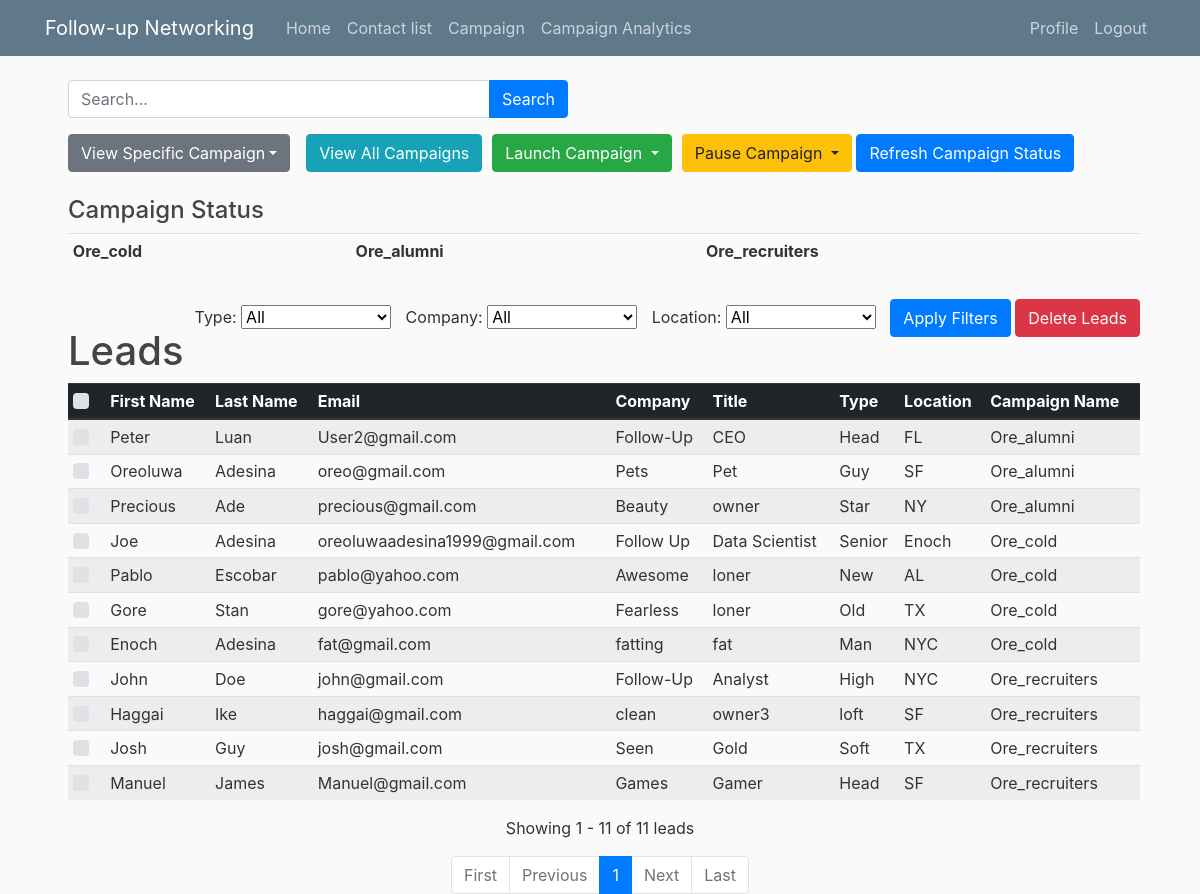
The app's page /campaign/ (signed in), older data.
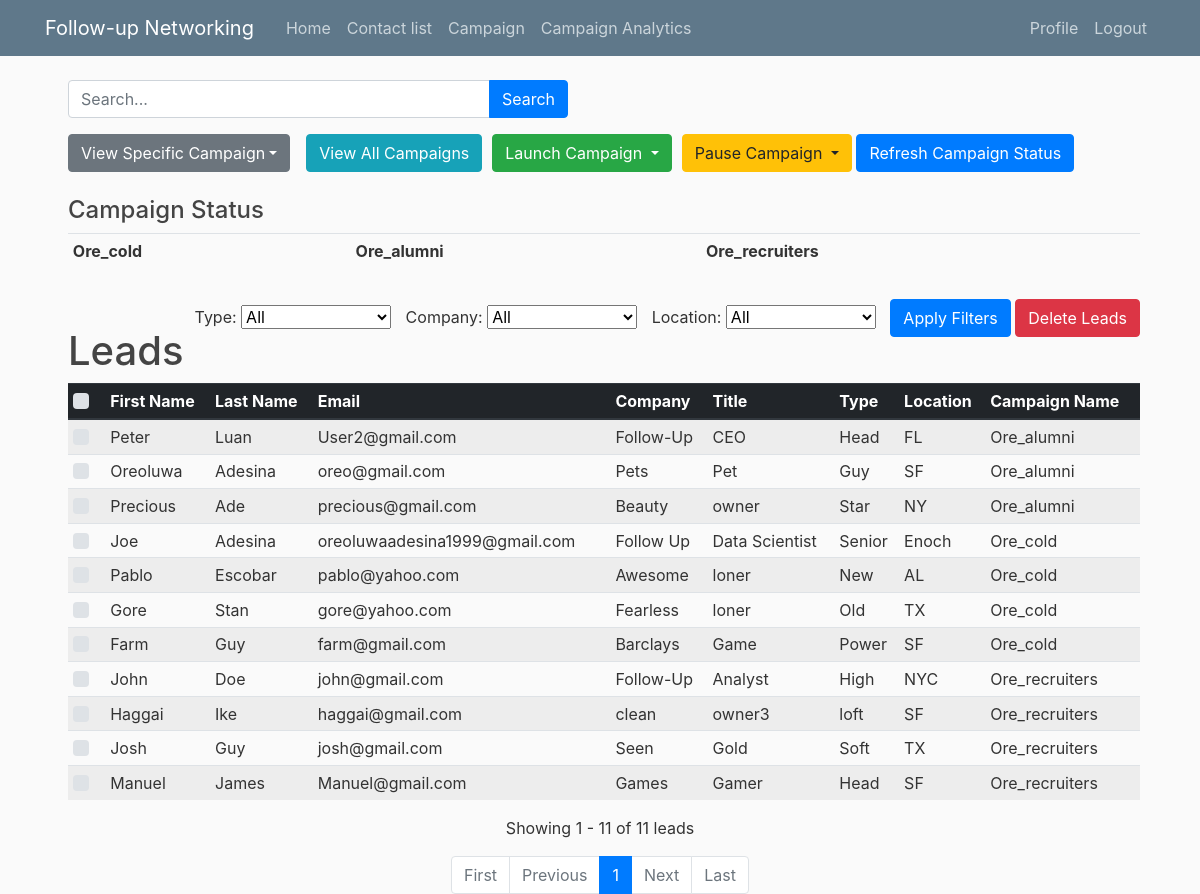
The same page, newer data.
### contacts/models.py (models this page shows, shortened)
class Campaign_Emails(models.Model):
    user = models.ForeignKey(User, on_delete=models.CASCADE, default=1)
    email = models.EmailField()
    first_name = models.CharField(max_length=100, default='')
    last_name = models.CharField(max_length=100, default='')
    company = models.CharField(max_length=100, default='')
    type = models.CharField(max_length=100, default='')
    location = models.CharField(max_length=100, default='None')
    title = models.CharField(max_length=100, default='')
    campaign_name = models.CharField(max_length=255, default='')

### contacts/views.py (the view, shortened to what this page needs)
# urls.py: path('campaign/', views.campaign_page, name='campaign_page'),
@login_required
def campaign_page(request):
    user_campaigns = Campaign.objects.filter(user=request.user)
    type_filter = request.GET.get('typeFilter')
    company_filter = request.GET.get('companyFilter')
    location_filter = request.GET.get('locationFilter')
    campaign_filter = request.GET.get('campaignFilter')
    filter_conditions = Q()
    if type_filter:
        filter_conditions &= Q(type__icontains=type_filter)
    if company_filter:
        filter_conditions &= Q(company__icontains=company_filter)
    if location_filter:
        filter_conditions &= Q(location__icontains=location_filter)
    if campaign_filter:
        filter_conditions &= Q(campaign_name__icontains=campaign_filter)
    search_query = request.GET.get('searchQuery')
    all_campaign_emails = Campaign_Emails.objects.filter(campaign_name__in=user_campaigns.values_list('name', flat=True)).order_by('campaign_name')
    filtered_campaign_emails = all_campaign_emails.filter(filter_conditions)
    items_per_page = 50
    page = request.GET.get('page', 1)
    paginator = Paginator(filtered_campaign_emails, items_per_page)
    try:
        campaign_emails = paginator.page(page)
    except PageNotAnInteger:
        campaign_emails = paginator.page(1)
    except EmptyPage:
        campaign_emails = paginator.page(paginator.num_pages)
    distinct_campaigns = user_campaigns.values_list('name', flat=True).distinct()
    distinct_types = all_campaign_emails.values_list('type', flat=True).distinct()
    distinct_companies = all_campaign_emails.values_list('company', flat=True).distinct()
    distinct_locations = all_campaign_emails.values_list('location', flat=True).distinct()
    filter_params = {
        'typeFilter': type_filter,
        'companyFilter': company_filter,
        'locationFilter': location_filter,
        'campaignFilter': campaign_filter,
        'searchQuery': search_query,
    }
    return render(request, 'campaign.html', {
        'campaign_emails': campaign_emails,
        'distinct_campaigns': distinct_campaigns,
        'distinct_types': distinct_types,
        'distinct_companies': distinct_companies,
        'distinct_locations': distinct_locations,
        'filter_params': filter_params,
    })

### contacts/templates/campaign.html (shortened to what this page needs)
{% extends 'base.html' %}
{% block content %}
<div class="container mt-3">
    <div class="ml-2">
        <form class="form-inline d-inline ml-auto" method="get" action="{% url 'campaign_page' %}">
            <div class="input-group" style="width: 500px;">
                <input type="text" class="form-control" name="searchQuery" id="searchQuery" placeholder="Search...">
                <div class="input-group-append">
                    <button type="submit" class="btn btn-primary">Search</button>
                </div>
            </div>
        </form>
    </div>
</div>
<form method="post" action="{% url 'delete_selected_leads' %}">
    <div class="container mt-3">
        <div class="ml-2">
            <div class="d-flex align-items-center">
                <div class="dropdown">
                    <button class="btn btn-secondary dropdown-toggle" type="button" id="viewCampaignDropdown" data-toggle="dropdown" aria-haspopup="true" aria-expanded="false">
                    </button>
                </div>
                <button class="btn btn-info ml-3" id="viewAllButton">View All Campaigns</button>
                <div class="dropdown" style="margin-left: 10px;">
                    <button class="btn btn-success dropdown-toggle" type="button" id="launchCampaignDropdown" data-toggle="dropdown" aria-haspopup="true" aria-expanded="false">
                        Launch Campaign
                    </button>
                </div>
                <div class="dropdown" style="margin-left: 10px;">
                    <button class="btn btn-warning dropdown-toggle" type="button" id="pauseCampaignDropdown" data-toggle="dropdown" aria-haspopup="true" aria-expanded="false">
                        Pause Campaign
                    </button>
                    <button id="refreshStatusButton" class="btn btn-primary">Refresh Campaign Status</button>
                </div>
            </div>
            <div class="mt-4">
                <h4>Campaign Status</h4>
                <div class="table-responsive">
                    <table class="table table-sm">
                        <tbody>
                            {% for campaign in distinct_campaigns %}
                                <td class="smaller-text">
                                    <strong>{{ campaign }}</strong><br>
                                </td>
                            {% endfor %}
                        </tbody>
                    </table>
                </div>
            </div>
            <div class="filter-menu float-right mt-3">
                <label for="typeFilter">Type:</label>
                <select id="typeFilter">
                    <option value="">All</option>
                </select>
                <label for="companyFilter">Company:</label>
                <select id="companyFilter">
                    <option value="">All</option>
                </select>
                <label for="locationFilter">Location:</label>
                <select id="locationFilter">
                    <option value="">All</option>
                </select>
                <button id="applyFilterButton" class="btn btn-primary">Apply Filters</button>
                <button class="btn btn-danger" id="deleteLeadsButton" type="submit">Delete Leads</button>
            </div>
        <br>
            <div class="table-container">
                <h1>Leads</h1>
                <table class="table table-striped table-sm">
                    <thead class="thead-dark">
                        <tr>
                            <th scope="col">
                                <div class="text-center">
                                    <div class="custom-control custom-checkbox">
                                    </div>
                                </div>
                            </th>
                            <th scope="col">First Name</th>
                            <th scope="col">Last Name</th>
                            <th scope="col" class="hide-email-column">Email</th>
                            <th scope="col">Company</th>
                            <th scope="col">Title</th>
                            <th scope="col">Type</th>
                            <th scope="col">Location</th>
                            <th scope="col">Campaign Name</th>
                        </tr>
                    </thead>
                    <tbody id="campaignEmailsTableBody">
                        {% for email_entry in campaign_emails %}
                            <tr data-campaign="{{ email_entry.campaign_name }}">
                                <td>
                                    <div class="text-center">
                                        <div class="custom-control custom-checkbox">
                                        </div>
                                    </div>
                                </td>
                                <td>{{ email_entry.first_name }}</td>
                                <td>{{ email_entry.last_name }}</td>
                                <td class="hide-email-column">{{ email_entry.email }}</td>
                                <td>{{ email_entry.company }}</td>
                                <td>{{ email_entry.title }}</td>
                                <td>{{ email_entry.type }}</td>
                                <td>{{ email_entry.location }}</td>
                                <td>{{ email_entry.campaign_name }}</td>
                            </tr>
                        {% endfor %}
                    </tbody>
                </table>
            </div>
        </div>
    </div>
    <p class="text-center mt-3 mb-3">Showing {{ campaign_emails.start_index }} - {{ campaign_emails.end_index }} of {{ campaign_emails.paginator.count }} leads</p>
</form>
<nav aria-label="..." class="d-flex justify-content-center">
    <ul class="pagination">
      {% if campaign_emails.has_previous %}
        <li class="page-item">
          <a class="page-link" href="?page=1{% if filter_params %}&{{ filter_params.urlencode }}{% endif %}" tabindex="-1" aria-disabled="true">First</a>
        </li>
        <li class="page-item">
          <a class="page-link" href="?page={{ campaign_emails.previous_page_number }}{% if filter_params %}&{{ filter_params.urlencode }}{% endif %}">Previous</a>
        </li>
      {% else %}
        <li class="page-item disabled">
          <span class="page-link" tabindex="-1" aria-disabled="true">First</span>
        </li>
        <li class="page-item disabled">
          <span class="page-link" tabindex="-1" aria-disabled="true">Previous</span>
        </li>
      {% endif %}
      {% for num in campaign_emails.paginator.page_range %}
        <li class="page-item{% if campaign_emails.number == num %} active{% endif %}">
          <a class="page-link" href="?page={{ num }}{% if filter_params %}&{{ filter_params.urlencode }}{% endif %}">{{ num }}{% if campaign_emails.number == num %} <span class="sr-only">(current)</span>{% endif %}</a>
        </li>
      {% endfor %}
      {% if campaign_emails.has_next %}
        <li class="page-item">
          <a class="page-link" href="?page={{ campaign_emails.next_page_number }}{% if filter_params %}&{{ filter_params.urlencode }}{% endif %}">Next</a>
        </li>
        <li class="page-item">
          <a class="page-link" href="?page={{ campaign_emails.paginator.num_pages }}{% if filter_params %}&{{ filter_params.urlencode }}{% endif %}">Last</a>
        </li>
      {% else %}
        <li class="page-item disabled">
          <span class="page-link">Next</span>
        </li>
        <li class="page-item disabled">
          <span class="page-link">Last</span>
        </li>
      {% endif %}
    </ul>
</nav>
{% endblock %}

### contacts/templates/base.html (shortened to what this page needs)
{% load static %}
<!DOCTYPE html>
<html lang="en">
<head>
    <link rel="stylesheet" href="https://cdn.jsdelivr.net/npm/bootstrap@4.0.0/dist/css/bootstrap.min.css">
    <link rel="stylesheet" type="text/css" href="{% static 'main.css' %}">
</head>
<body>
    <header class="site-header">
        <nav class="navbar navbar-expand-md navbar-dark bg-steel fixed-top">
            <div class="container">
                <a class="navbar-brand mr-4" href="{% url 'home' %}">Follow-up Networking</a>
                <div class="collapse navbar-collapse" id="navbarToggle">
                    <div class="navbar-nav mr-auto">
                        <a class="nav-item nav-link" href="{% url 'home' %}">Home</a>
                        <a class="nav-item nav-link" href="{% url 'contact-list' %}">Contact list</a>
                        <a class="nav-item nav-link" href="{% url 'campaign_page' %}">Campaign</a>
                        <a class="nav-item nav-link" href="{% url 'campaign_analytics' %}">Campaign Analytics</a>
                    </div>
                    <div class="navbar-nav ml-auto">
                        {% if user.is_authenticated %}
                            <a class="nav-item nav-link" href="{% url 'profile' %}">Profile</a>
                            <a class="nav-item nav-link" href="{% url 'logout' %}">Logout</a>
                        {% else %}
                            <a class="nav-item nav-link" href="{% url 'login' %}">Login</a>
                            <a class="nav-item nav-link" href="{% url 'register' %}">Register</a>
                        {% endif %}
                    </div>
                </div>
            </div>
        </nav>
    </header>
    <main role="main" class="container">
        {% block content %}
        {% endblock %}
    </main>
</body>
</html>

### contacts/static/main.css (style rules this page uses)
body { background: #fafafa; color: #333333; margin-top: 5rem; }
h1, h2, h3, h4, h5, h6 { color: #444444; }
ul { margin: 0; }
.bg-steel { background-color: #5f788a; }
.site-header .navbar-nav .nav-link { color: #cbd5db; }

### contacts/templates/campaign.html (style rules this page uses)
.filter-menu { margin-bottom: 20px; }
.filter-menu select { width: 150px; margin-right: 10px; }
.table-container { margin-top: 20px; }

Row changes from the older to the newer data that the page shows:
removed Campaign_Emails: first_name "Enoch", last_name "Adesina", email "fat@gmail.com", company "fatting", title "fat", type "Man", location "NYC", campaign_name "Ore_cold"
added Campaign_Emails: first_name "Farm", last_name "Guy", email "farm@gmail.com", company "Barclays", title "Game", type "Power", location "SF", campaign_name "Ore_cold"
